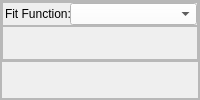
                             <widget class="QFrame" name="frame_32">
                              <property name="frameShape">
                               <enum>QFrame::StyledPanel</enum>
                              </property>
                              <property name="frameShadow">
                               <enum>QFrame::Raised</enum>
                              </property>
                              <layout class="QVBoxLayout" name="verticalLayout_18">
                               <property name="spacing">
                                <number>0</number>
                               </property>
                               <property name="leftMargin">
                                <number>0</number>
                               </property>
                               <property name="topMargin">
                                <number>0</number>
                               </property>
                               <property name="rightMargin">
                                <number>0</number>
                               </property>
                               <property name="bottomMargin">
                                <number>0</number>
                               </property>
                               <item>
                                <widget class="QFrame" name="frame_36">
                                 <property name="frameShape">
                                  <enum>QFrame::StyledPanel</enum>
                                 </property>
                                 <property name="frameShadow">
                                  <enum>QFrame::Raised</enum>
                                 </property>
                                 <layout class="QVBoxLayout" name="verticalLayout_23">
                                  <property name="spacing">
                                   <number>0</number>
                                  </property>
                                  <property name="leftMargin">
                                   <number>0</number>
                                  </property>
                                  <property name="topMargin">
                                   <number>0</number>
                                  </property>
                                  <property name="rightMargin">
                                   <number>0</number>
                                  </property>
                                  <property name="bottomMargin">
                                   <number>0</number>
                                  </property>
                                  <item>
                                   <widget class="QFrame" name="frame_70">
                                    <property name="frameShape">
                                     <enum>QFrame::StyledPanel</enum>
                                    </property>
                                    <property name="frameShadow">
                                     <enum>QFrame::Raised</enum>
                                    </property>
                                    <layout class="QHBoxLayout" name="horizontalLayout_23">
                                     <property name="spacing">
                                      <number>0</number>
                                     </property>
                                     <property name="leftMargin">
                                      <number>2</number>
                                     </property>
                                     <property name="topMargin">
                                      <number>0</number>
                                     </property>
                                     <property name="rightMargin">
                                      <number>0</number>
                                     </property>
                                     <property name="bottomMargin">
                                      <number>0</number>
                                     </property>
                                     <item>
                                      <widget class="QLabel" name="label_3">
                                       <property name="maximumSize">
                                        <size>
                                         <width>65</width>
                                         <height>16777215</height>
                                        </size>
                                       </property>
                                       <property name="text">
                                        <string>Fit Function:</string>
                                       </property>
                                      </widget>
                                     </item>
                                     <item>
                                      <widget class="QComboBox" name="comboBox_analysis_fit_function">
                                       <property name="styleSheet">
                                        <string notr="true">color: rgb(0, 0, 0);
background-color: rgb(255, 255, 255);</string>
                                       </property>
                                      </widget>
                                     </item>
                                    </layout>
                                   </widget>
                                  </item>
                                  <item>
                                   <widget class="QFrame" name="frame_71">
                                    <property name="frameShape">
                                     <enum>QFrame::StyledPanel</enum>
                                    </property>
                                    <property name="frameShadow">
                                     <enum>QFrame::Raised</enum>
                                    </property>
                                    <layout class="QHBoxLayout" name="horizontalLayout_47">
                                     <item>
                                      <widget class="QLabel" name="label_analysis_fit_function">
                                       <property name="text">
                                        <string/>
                                       </property>
                                       <property name="alignment">
                                        <set>Qt::AlignCenter</set>
                                       </property>
                                      </widget>
                                     </item>
                                    </layout>
                                   </widget>
                                  </item>
                                 </layout>
                                </widget>
                               </item>
                               <item>
                                <widget class="QFrame" name="frame_37">
                                 <property name="frameShape">
                                  <enum>QFrame::StyledPanel</enum>
                                 </property>
                                 <property name="frameShadow">
                                  <enum>QFrame::Raised</enum>
                                 </property>
                                 <layout class="QHBoxLayout" name="horizontalLayout_30"/>
                                </widget>
                               </item>
                              </layout>
                             </widget>
